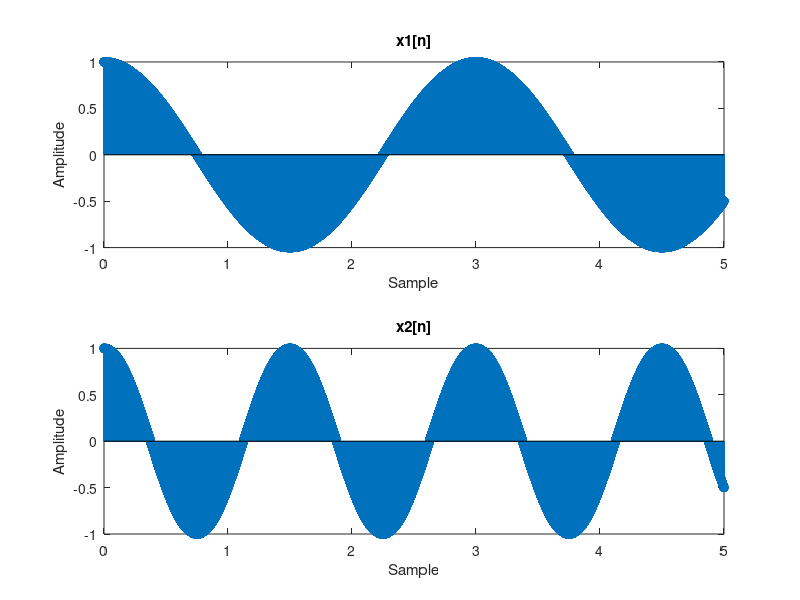

The MATLAB source for this figure:
F0 = 12000; 
t = 5;
a = 1; 
p = 0;

Fs1 = 3*F0;
Ts1 = 1/Fs1;
n1=0:Ts1:t;
x1 = a*cos(2*pi*F0*n1*Ts1+p);
subplot(2,1,1);
stem(n1,x1,'fill');
title('x1[n]');
xlabel('Sample');
ylabel('Amplitude')

Fs2 = 1.5*F0;
Ts2 = 1/Fs2;
n2=0:Ts2:t;
x2 = a*cos(2*pi*F0*n2*Ts2+p);
subplot(2,1,2);
stem(n2,x2,'fill');
title('x2[n]');
xlabel('Sample');
ylabel('Amplitude')

sound(x1,Fs1);
%sound(x2,Fs2)

